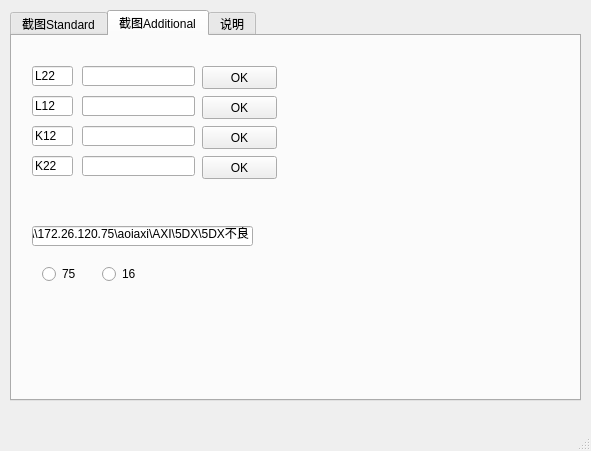
<?xml version="1.0" encoding="UTF-8"?>
<ui version="4.0">
 <class>MainWindow</class>
 <widget class="QMainWindow" name="MainWindow">
  <property name="geometry">
   <rect>
    <x>0</x>
    <y>0</y>
    <width>591</width>
    <height>451</height>
   </rect>
  </property>
  <property name="windowTitle">
   <string>MainWindow</string>
  </property>
  <widget class="QWidget" name="centralWidget">
   <widget class="QTabWidget" name="tabWidget">
    <property name="geometry">
     <rect>
      <x>10</x>
      <y>10</y>
      <width>571</width>
      <height>391</height>
     </rect>
    </property>
    <property name="currentIndex">
     <number>1</number>
    </property>
    <widget class="QWidget" name="tab">
     <attribute name="title">
      <string>截图Standard</string>
     </attribute>
     <widget class="QLabel" name="label">
      <property name="geometry">
       <rect>
        <x>10</x>
        <y>10</y>
        <width>31</width>
        <height>16</height>
       </rect>
      </property>
      <property name="text">
       <string>机编</string>
      </property>
     </widget>
     <widget class="QLineEdit" name="lineEdit">
      <property name="geometry">
       <rect>
        <x>40</x>
        <y>10</y>
        <width>113</width>
        <height>20</height>
       </rect>
      </property>
     </widget>
     <widget class="QLabel" name="label_2">
      <property name="geometry">
       <rect>
        <x>160</x>
        <y>10</y>
        <width>31</width>
        <height>16</height>
       </rect>
      </property>
      <property name="text">
       <string>Line</string>
      </property>
     </widget>
     <widget class="QLineEdit" name="lineEdit_2">
      <property name="geometry">
       <rect>
        <x>200</x>
        <y>10</y>
        <width>71</width>
        <height>20</height>
       </rect>
      </property>
     </widget>
     <widget class="QLineEdit" name="lineEdit_3">
      <property name="geometry">
       <rect>
        <x>10</x>
        <y>40</y>
        <width>141</width>
        <height>20</height>
       </rect>
      </property>
     </widget>
     <widget class="QPushButton" name="pushButton_3">
      <property name="geometry">
       <rect>
        <x>170</x>
        <y>40</y>
        <width>81</width>
        <height>51</height>
       </rect>
      </property>
      <property name="font">
       <font>
        <pointsize>12</pointsize>
       </font>
      </property>
      <property name="styleSheet">
       <string notr="true">background:rgba(0,102,204,255);color:white;</string>
      </property>
      <property name="text">
       <string>截图</string>
      </property>
     </widget>
     <widget class="QListWidget" name="listWidget">
      <property name="geometry">
       <rect>
        <x>10</x>
        <y>100</y>
        <width>261</width>
        <height>101</height>
       </rect>
      </property>
      <property name="styleSheet">
       <string notr="true"/>
      </property>
     </widget>
     <widget class="QListWidget" name="listWidget_2">
      <property name="geometry">
       <rect>
        <x>310</x>
        <y>100</y>
        <width>251</width>
        <height>101</height>
       </rect>
      </property>
     </widget>
     <widget class="QLineEdit" name="lineEdit_6">
      <property name="geometry">
       <rect>
        <x>10</x>
        <y>210</y>
        <width>201</width>
        <height>31</height>
       </rect>
      </property>
      <property name="font">
       <font>
        <family>Microsoft JhengHei</family>
        <pointsize>11</pointsize>
       </font>
      </property>
     </widget>
     <widget class="QPushButton" name="pushButton_5">
      <property name="geometry">
       <rect>
        <x>220</x>
        <y>210</y>
        <width>71</width>
        <height>31</height>
       </rect>
      </property>
      <property name="font">
       <font>
        <pointsize>12</pointsize>
       </font>
      </property>
      <property name="styleSheet">
       <string notr="true">background:rgba(0,102,204,255);color:white;</string>
      </property>
      <property name="text">
       <string>bu</string>
      </property>
     </widget>
     <widget class="QRadioButton" name="radioButton">
      <property name="geometry">
       <rect>
        <x>30</x>
        <y>340</y>
        <width>41</width>
        <height>16</height>
       </rect>
      </property>
      <property name="text">
       <string>75</string>
      </property>
     </widget>
     <widget class="QRadioButton" name="radioButton_2">
      <property name="geometry">
       <rect>
        <x>90</x>
        <y>340</y>
        <width>51</width>
        <height>16</height>
       </rect>
      </property>
      <property name="text">
       <string>16</string>
      </property>
     </widget>
     <widget class="QLineEdit" name="lineEdit_ParentPath_0">
      <property name="geometry">
       <rect>
        <x>10</x>
        <y>280</y>
        <width>261</width>
        <height>20</height>
       </rect>
      </property>
      <property name="text">
       <string>\\172.26.120.75\aoiaxi\AXI\5DX\5DX不良</string>
      </property>
      <property name="readOnly">
       <bool>true</bool>
      </property>
     </widget>
     <widget class="QPushButton" name="pushButton">
      <property name="geometry">
       <rect>
        <x>10</x>
        <y>250</y>
        <width>31</width>
        <height>23</height>
       </rect>
      </property>
      <property name="styleSheet">
       <string notr="true">background:rgba(0,102,204,255);color:white;</string>
      </property>
      <property name="text">
       <string>远程</string>
      </property>
     </widget>
     <widget class="QPushButton" name="pushButton_2">
      <property name="geometry">
       <rect>
        <x>40</x>
        <y>250</y>
        <width>41</width>
        <height>23</height>
       </rect>
      </property>
      <property name="styleSheet">
       <string notr="true">background:rgba(0,102,204,255);color:white;</string>
      </property>
      <property name="text">
       <string>打开SF</string>
      </property>
     </widget>
     <widget class="QPushButton" name="pushButton_6">
      <property name="geometry">
       <rect>
        <x>170</x>
        <y>310</y>
        <width>75</width>
        <height>23</height>
       </rect>
      </property>
      <property name="styleSheet">
       <string notr="true">background:rgba(0,102,204,255);color:white;</string>
      </property>
      <property name="text">
       <string>置顶</string>
      </property>
     </widget>
     <widget class="QPushButton" name="pushButton_7">
      <property name="geometry">
       <rect>
        <x>250</x>
        <y>310</y>
        <width>75</width>
        <height>23</height>
       </rect>
      </property>
      <property name="styleSheet">
       <string notr="true">background:rgba(0,102,204,255);color:white;</string>
      </property>
      <property name="text">
       <string>取消置顶</string>
      </property>
     </widget>
     <widget class="QPushButton" name="pushButton_8">
      <property name="geometry">
       <rect>
        <x>220</x>
        <y>250</y>
        <width>71</width>
        <height>21</height>
       </rect>
      </property>
      <property name="font">
       <font>
        <pointsize>12</pointsize>
       </font>
      </property>
      <property name="styleSheet">
       <string notr="true">background:rgba(0,102,204,255);color:white;</string>
      </property>
      <property name="text">
       <string>Reset</string>
      </property>
     </widget>
     <widget class="QWidget" name="layoutWidget">
      <property name="geometry">
       <rect>
        <x>10</x>
        <y>70</y>
        <width>141</width>
        <height>25</height>
       </rect>
      </property>
      <layout class="QHBoxLayout" name="horizontalLayout">
       <item>
        <widget class="QLineEdit" name="lineEdit_search"/>
       </item>
       <item>
        <widget class="QPushButton" name="pushButton_4">
         <property name="styleSheet">
          <string notr="true">background:rgba(0,102,204,255);color:white;</string>
         </property>
         <property name="text">
          <string>模糊</string>
         </property>
        </widget>
       </item>
      </layout>
     </widget>
     <widget class="QLabel" name="label_3">
      <property name="geometry">
       <rect>
        <x>310</x>
        <y>80</y>
        <width>54</width>
        <height>12</height>
       </rect>
      </property>
      <property name="text">
       <string>正序Sn</string>
      </property>
     </widget>
     <widget class="QPushButton" name="pushButton_9">
      <property name="geometry">
       <rect>
        <x>80</x>
        <y>250</y>
        <width>21</width>
        <height>23</height>
       </rect>
      </property>
      <property name="styleSheet">
       <string notr="true">background:rgba(0,102,204,255);color:white;</string>
      </property>
      <property name="text">
       <string>75</string>
      </property>
     </widget>
     <widget class="QPushButton" name="pushButton_10">
      <property name="geometry">
       <rect>
        <x>100</x>
        <y>250</y>
        <width>21</width>
        <height>23</height>
       </rect>
      </property>
      <property name="styleSheet">
       <string notr="true">background:rgba(0,102,204,255);color:white;</string>
      </property>
      <property name="text">
       <string>16</string>
      </property>
     </widget>
     <widget class="QPushButton" name="pushButton_11">
      <property name="geometry">
       <rect>
        <x>120</x>
        <y>250</y>
        <width>31</width>
        <height>23</height>
       </rect>
      </property>
      <property name="styleSheet">
       <string notr="true">background:rgba(0,102,204,255);color:white;</string>
      </property>
      <property name="text">
       <string>sop</string>
      </property>
     </widget>
     <widget class="QPushButton" name="pushButton_12">
      <property name="geometry">
       <rect>
        <x>150</x>
        <y>250</y>
        <width>31</width>
        <height>23</height>
       </rect>
      </property>
      <property name="styleSheet">
       <string notr="true">background:rgba(0,102,204,255);color:white;</string>
      </property>
      <property name="text">
       <string>ITF</string>
      </property>
     </widget>
     <widget class="QPushButton" name="pushButton_13">
      <property name="geometry">
       <rect>
        <x>180</x>
        <y>250</y>
        <width>31</width>
        <height>23</height>
       </rect>
      </property>
      <property name="styleSheet">
       <string notr="true">background:rgba(0,102,204,255);color:white;</string>
      </property>
      <property name="text">
       <string>CBa</string>
      </property>
     </widget>
    </widget>
    <widget class="QWidget" name="tab_2">
     <attribute name="title">
      <string>截图Additional</string>
     </attribute>
     <widget class="QPushButton" name="pushButton_BTN_L22">
      <property name="geometry">
       <rect>
        <x>190</x>
        <y>30</y>
        <width>75</width>
        <height>23</height>
       </rect>
      </property>
      <property name="text">
       <string>OK</string>
      </property>
     </widget>
     <widget class="QLineEdit" name="lineEdit_LineL22">
      <property name="geometry">
       <rect>
        <x>20</x>
        <y>30</y>
        <width>41</width>
        <height>20</height>
       </rect>
      </property>
      <property name="text">
       <string>L22</string>
      </property>
     </widget>
     <widget class="QLineEdit" name="lineEdit_SnL22">
      <property name="geometry">
       <rect>
        <x>70</x>
        <y>30</y>
        <width>113</width>
        <height>20</height>
       </rect>
      </property>
     </widget>
     <widget class="QPushButton" name="pushButton_BTN_L12">
      <property name="geometry">
       <rect>
        <x>190</x>
        <y>60</y>
        <width>75</width>
        <height>23</height>
       </rect>
      </property>
      <property name="text">
       <string>OK</string>
      </property>
     </widget>
     <widget class="QLineEdit" name="lineEdit_LineL12">
      <property name="geometry">
       <rect>
        <x>20</x>
        <y>60</y>
        <width>41</width>
        <height>20</height>
       </rect>
      </property>
      <property name="text">
       <string>L12</string>
      </property>
     </widget>
     <widget class="QLineEdit" name="lineEdit_10">
      <property name="geometry">
       <rect>
        <x>70</x>
        <y>60</y>
        <width>113</width>
        <height>20</height>
       </rect>
      </property>
     </widget>
     <widget class="QLineEdit" name="lineEdit_SnL12">
      <property name="geometry">
       <rect>
        <x>70</x>
        <y>60</y>
        <width>113</width>
        <height>20</height>
       </rect>
      </property>
     </widget>
     <widget class="QPushButton" name="pushButton_BTN_K12">
      <property name="geometry">
       <rect>
        <x>190</x>
        <y>90</y>
        <width>75</width>
        <height>23</height>
       </rect>
      </property>
      <property name="text">
       <string>OK</string>
      </property>
     </widget>
     <widget class="QLineEdit" name="lineEdit_SnK12">
      <property name="geometry">
       <rect>
        <x>70</x>
        <y>90</y>
        <width>113</width>
        <height>20</height>
       </rect>
      </property>
     </widget>
     <widget class="QLineEdit" name="lineEdit_LineK12">
      <property name="geometry">
       <rect>
        <x>20</x>
        <y>90</y>
        <width>41</width>
        <height>20</height>
       </rect>
      </property>
      <property name="text">
       <string>K12</string>
      </property>
     </widget>
     <widget class="QPushButton" name="pushButton_BTN_K22">
      <property name="geometry">
       <rect>
        <x>190</x>
        <y>120</y>
        <width>75</width>
        <height>23</height>
       </rect>
      </property>
      <property name="text">
       <string>OK</string>
      </property>
     </widget>
     <widget class="QLineEdit" name="lineEdit_SnK22">
      <property name="geometry">
       <rect>
        <x>70</x>
        <y>120</y>
        <width>113</width>
        <height>20</height>
       </rect>
      </property>
     </widget>
     <widget class="QLineEdit" name="lineEdit_LineK22">
      <property name="geometry">
       <rect>
        <x>20</x>
        <y>120</y>
        <width>41</width>
        <height>20</height>
       </rect>
      </property>
      <property name="text">
       <string>K22</string>
      </property>
     </widget>
     <widget class="QLineEdit" name="lineEdit_ParentPath_1">
      <property name="geometry">
       <rect>
        <x>20</x>
        <y>190</y>
        <width>221</width>
        <height>20</height>
       </rect>
      </property>
      <property name="text">
       <string>\\172.26.120.75\aoiaxi\AXI\5DX\5DX不良</string>
      </property>
     </widget>
     <widget class="QRadioButton" name="radioButton_3">
      <property name="geometry">
       <rect>
        <x>30</x>
        <y>230</y>
        <width>51</width>
        <height>16</height>
       </rect>
      </property>
      <property name="text">
       <string>75</string>
      </property>
     </widget>
     <widget class="QRadioButton" name="radioButton_4">
      <property name="geometry">
       <rect>
        <x>90</x>
        <y>230</y>
        <width>51</width>
        <height>16</height>
       </rect>
      </property>
      <property name="text">
       <string>16</string>
      </property>
     </widget>
    </widget>
    <widget class="QWidget" name="tab_3">
     <attribute name="title">
      <string>说明</string>
     </attribute>
     <widget class="QTextEdit" name="textEdit_2">
      <property name="geometry">
       <rect>
        <x>20</x>
        <y>10</y>
        <width>191</width>
        <height>181</height>
       </rect>
      </property>
      <property name="verticalScrollBarPolicy">
       <enum>Qt::ScrollBarAsNeeded</enum>
      </property>
      <property name="horizontalScrollBarPolicy">
       <enum>Qt::ScrollBarAsNeeded</enum>
      </property>
      <property name="sizeAdjustPolicy">
       <enum>QAbstractScrollArea::AdjustIgnored</enum>
      </property>
      <property name="lineWrapMode">
       <enum>QTextEdit::WidgetWidth</enum>
      </property>
      <property name="readOnly">
       <bool>true</bool>
      </property>
      <property name="html">
       <string>&lt;!DOCTYPE HTML PUBLIC &quot;-//W3C//DTD HTML 4.0//EN&quot; &quot;http://www.w3.org/TR/REC-html40/strict.dtd&quot;&gt;
&lt;html&gt;&lt;head&gt;&lt;meta name=&quot;qrichtext&quot; content=&quot;1&quot; /&gt;&lt;style type=&quot;text/css&quot;&gt;
p, li { white-space: pre-wrap; }
&lt;/style&gt;&lt;/head&gt;&lt;body style=&quot; font-family:'MS Shell Dlg 2'; font-size:8.25pt; font-weight:400; font-style:normal;&quot;&gt;
&lt;p style=&quot; margin-top:0px; margin-bottom:0px; margin-left:0px; margin-right:0px; -qt-block-indent:0; text-indent:0px;&quot;&gt;&lt;span style=&quot; font-family:'SimSun'; font-size:9pt;&quot;&gt;本软件采用C++的Qt框架实现，由于Qt对文件监控那块做的不好，需要遍历整个文件夹的下的所有文件，但是5DX的文件夹下高达几十万条数据，但是我相信凭借强大的C++遍历也是几十毫秒的事情，然后进行比较，这种方式做法不是很好，所以采用C#的截图自动V2.4.5版本在C盘生成的C:sn:records:日期txt进行监控,这样有效化解了文件监控大，处理数据难问题。我最近就想用Qt框架做文件监控，尝试不同语言的写法，优秀的软件代表有C#，Java，和VB三大版本的截图自动，但是尝试C++语言的强大，使用本软件必须把C#的截图自动V2.4.5exe打开，否则文件监控并不起作用。V1.0.1.但是截图传统的不影响使用. &lt;/span&gt;&lt;span style=&quot; font-family:'SimSun'; font-size:9pt; color:#ff00ff;&quot;&gt; 重要提示，请于晚上23：59：59 重新打开本软件，让文件监控的文件变化到该日期文件txt,否则动态获取Sn失效.取消定时器的使用&lt;/span&gt;&lt;span style=&quot; font-family:'SimSun'; font-size:9pt; font-weight:600; font-style:italic; color:#ff00ff;&quot;&gt;.&lt;/span&gt;&lt;span style=&quot; font-family:'SimSun'; font-size:9pt;&quot;&gt;By Johnson 2020.12.20于上海&lt;/span&gt;&lt;/p&gt;&lt;/body&gt;&lt;/html&gt;</string>
      </property>
      <property name="placeholderText">
       <string/>
      </property>
     </widget>
    </widget>
   </widget>
  </widget>
  <widget class="QMenuBar" name="menuBar">
   <property name="geometry">
    <rect>
     <x>0</x>
     <y>0</y>
     <width>591</width>
     <height>21</height>
    </rect>
   </property>
  </widget>
  <widget class="QStatusBar" name="statusBar"/>
 </widget>
 <layoutdefault spacing="6" margin="11"/>
 <resources/>
 <connections/>
</ui>
